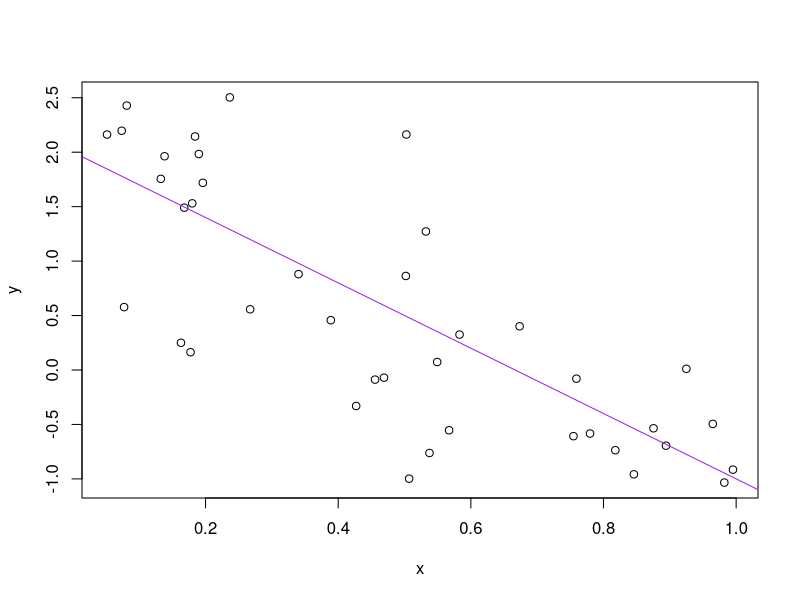

The R source for this figure:
## ---- chunk 1
a <- 2
b <- -3
sig_sq <- 0.5
x <- runif(40)
y <- a + b * x + rnorm(40, sd = sqrt(sig_sq))
(x_n <- mean(x))
## [1] 0.503
write(x_n, "mittelwert_x.txt")
plot(x, y)
abline(a, b, col = "purple")
